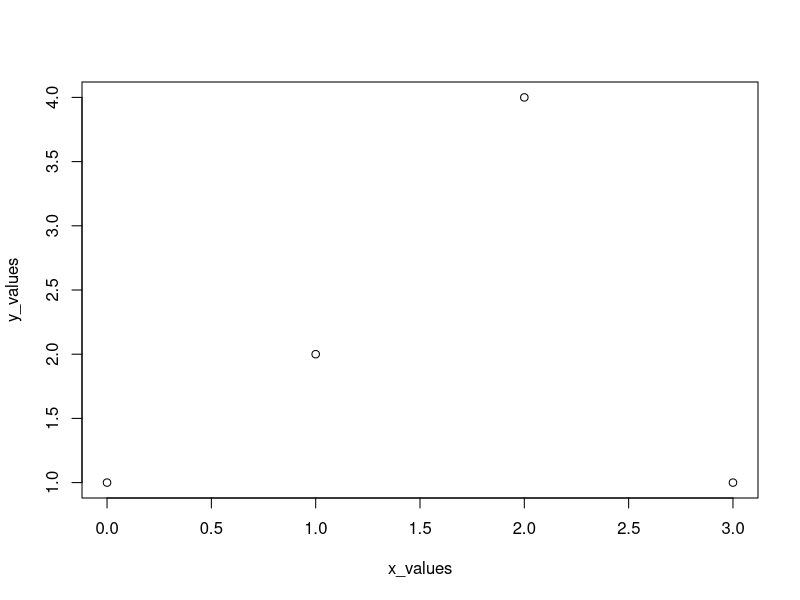
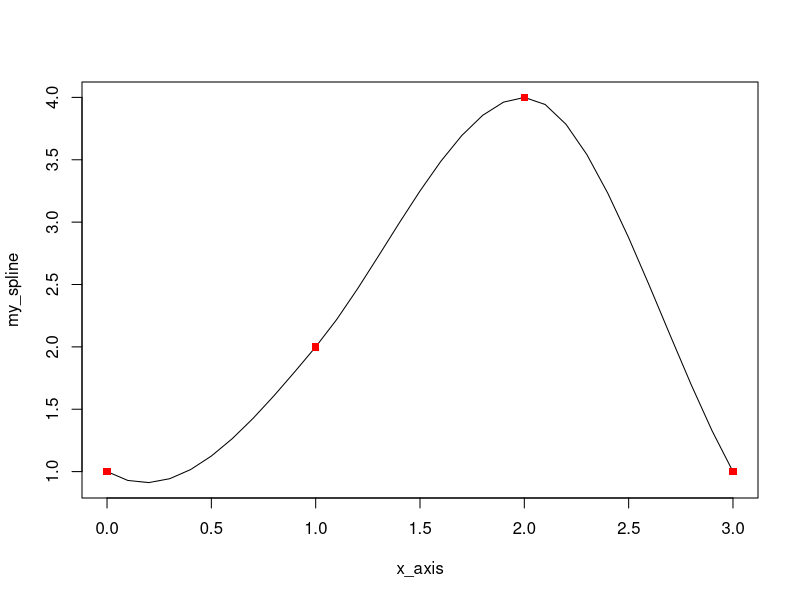

These figures' R source, in order:
x_values = c(0,1,2,3)
y_values = c(1,2,4,1)
plot(x_values,y_values)

slopes = c(-1,2,0,-3)
my_splinefunction = splinefunH(x=x_values, y=y_values, m=slopes)  # determine spline function
x_axis = seq(from=0,to=3,by=0.1)                                  # define an x axis vector
my_spline = my_splinefunction(x_axis)                             # apply the function to the x values to obtain y values

# now plot the spline as line and the knots as points
plot(x_axis,my_spline,type="l")
points(x_values,y_values,col="red",pch=15)


